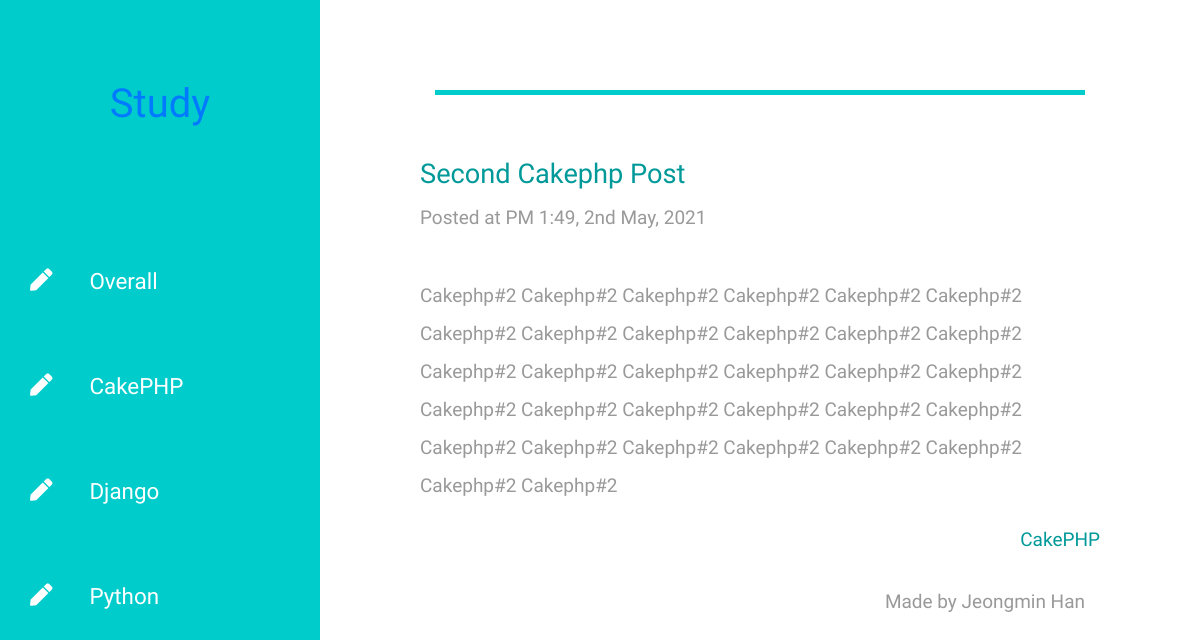
/study/cakephp/8/, run on the app's committed database.
### study/models.py (models this page shows, shortened)
class Category(models.Model):
    name = models.CharField(verbose_name="NAME", max_length=50)
    slug = models.CharField("SLUG", unique=True, max_length=50)
    create_dt = models.DateTimeField("CREATE DATE", auto_now_add=True)

class Post(models.Model):
    title = models.CharField(verbose_name='TITLE', max_length=50)
    category_id = models.ForeignKey("Category", on_delete=models.CASCADE)
    description = models.CharField("DESCRIPTION", max_length=100, blank=True)
    content = models.TextField("CONTENT")
    create_dt = models.DateTimeField("CREATE DATE", auto_now_add=True)
    modify_dt = models.DateTimeField("MODIFY DATE", auto_now=True)
    class Meta:
        verbose_name = "post"
        verbose_name_plural = "posts"
        db_table = "study_posts"
        ordering = ("-modify_dt",)
    def get_absolute_url(self):
        return reverse("study:detail", args=(self.category_id.name, self.pk))

### study/views.py (the view)
# urls.py: path("<slug:category_slug>/<int:post_id>/", views.detail, name='detail')
def detail(request, category_slug, post_id):
    template_name = "detail.html"
    latest_category_list = Category.objects.all().order_by("-create_dt")
    category = Category.objects.get(slug=category_slug)
    post = Post.objects.get(id=post_id)
    context = {"latest_category_list":latest_category_list, "post":post}
    context['disqus_short'] = f"{settings.DISQUS_SHORTNAME}"
    context['disqus_id'] = f"post-{category.name}-{post.id}"
    context['disqus_url'] = f"{settings.DISQUS_MY_DOMAIN}{post.get_absolute_url()}"
    context['disqus_title'] = f"{post.title}"
    return render(request, template_name, context)

### templates/detail.html (shortened to what this page needs)
{% extends "base_header_app.html" %}
{% load static %}
{% block content %}
    <div class="container-fluid">
        <main class="tm-main">
            <div class="row tm-row">
                <div class="col-12">
                    <hr class="tm-hr-primary tm-mb-55">
                </div>
            </div>
            <div class="row tm-row">
                <div>
                    <div class="mb-4">
                        <h2 class="pt-2 tm-color-primary tm-post-title">{{ post.title }}</h2>
                        <p class="tm-mb-40">Posted at {{ post.create_dt | date:'A g:i, jS M, Y'}}</p>
                        <p>
                            {{ post.content }}
                        </p>
                        <span class="d-block text-right tm-color-primary">{{ post.category_id.name }}</span>
                    </div>
                </div>
            </div>
{% endblock %}

### templates/base_header_app.html (shortened to what this page needs)
{% extends "base.html" %}
{% load static %}
{% block header %}
<header class="tm-header" id="tm-header">
    <div class="tm-header-wrapper">
        <div class="tm-site-header"><a href="{% url 'home' %}">
            <h1 class="text-center">{{ request.resolver_match.app_name | title }}</h1>
        </a></div>
        <nav class="tm-nav" id="tm-nav">
            <ul>
                {% if request.resolver_match.app_name == 'study' %}
                    <li class="tm-nav-item"><a href="{% url 'study:index' %}" class="tm-nav-link">
                        <i class="fas fa-pen"></i>
                        Overall
                    </a></li>
                    {% for category in latest_category_list%}
                    <li class="tm-nav-item"><a href="{% url 'study:list' category.slug %}" class="tm-nav-link">
                        <i class="fas fa-pen"></i>
                        {{ category.name }}
                    </a></li>
                    {% endfor %}
                {% endif %}
            </ul>
        </nav>
    </div>
</header>
{% endblock %}

### static/css/templatemo-xtra-blog.css (style rules this page uses)
html { overflow-x: hidden; }
body { margin: 0; padding: 0; font-family: 'Source Sans Pro', sans-serif; font-size: 19px; line-height: 2em; overflow-x: hidden; }
p, span { color: #999; }
hr { border-top-color: #CCC; margin-top: 10px; margin-bottom: 10px; }
.tm-header { background-color: #0CC; color: white; position: fixed; top: 0; left: 0; bottom: 0; z-index: 100; width: 400px; overflow-y: visible; }
.tm-header-wrapper { overflow-y: scroll; scrollbar-width: none; -ms-overflow-style: none; padding: 30px; width: 100%; height: 100%; }
.tm-site-header { margin-top: 50px; margin-bottom: 115px; }
.tm-main { margin-left: 400px; padding: 80px 100px 25px; }
.tm-row { max-width: 980px; justify-content: space-between; }
.tm-nav { margin-bottom: 100px; }
.tm-nav-item { list-style: none; margin-bottom: 30px; }
.tm-nav-link { color: white; background-color: transparent; height: 75px; width: 100%; max-width: 300px; display: flex; align-items: center; font-size: 1.4rem; padding: 30px; }
.tm-nav ul { position: relative; }
.tm-nav-link i { margin-right: 37px; }
ul { margin: 0; padding: 0; }
.tm-nav { margin-left: -30px; }
.tm-post-title { font-size: 1.7rem; transition: all 0.3s ease; }
hr.tm-hr-primary { border-top: 5px solid #0CC; }
.tm-mb-40 { margin-bottom: 40px; }
.tm-mb-55 { margin-bottom: 55px; }
.tm-color-primary, span.tm-color-primary { color: #099; }
@media (max-width: 1540px) { .tm-header { width: 320px; } }
@media (max-width: 1540px) { .tm-main { margin-left: 320px; width: calc(100% - 320px); } }

### data on the page
Category: name "CakePHP"
Category: name "Django"
Category: name "Python"
Post: title "Second Cakephp Post", create_dt "PM 1:49, 2nd May, 2021", content "Cakephp#2 Cakephp#2 Cakephp#2 Cakephp#2 Cakephp#2 Cakephp#2 Cakephp#2 Cakephp#2 Cakephp#2 Cakephp#2 Cakephp#2 Cakephp#2 Cakephp#2 Cakephp#2 Cakephp#2 Cakephp#2 Cakephp#2 Cakephp#2 Cakephp#2 Cakephp#2 Cakephp#2 Cakephp#2 Cakephp#2 Cakephp#2 Cakephp#2 Cakephp#2 Cakephp#2 Cakephp#2 Cakephp#2 Cakephp#2 Cakephp#2 Cakephp#2", category_id.name "CakePHP"

### other printed values
{{ request.resolver_match.app_name | title }} "Study"
